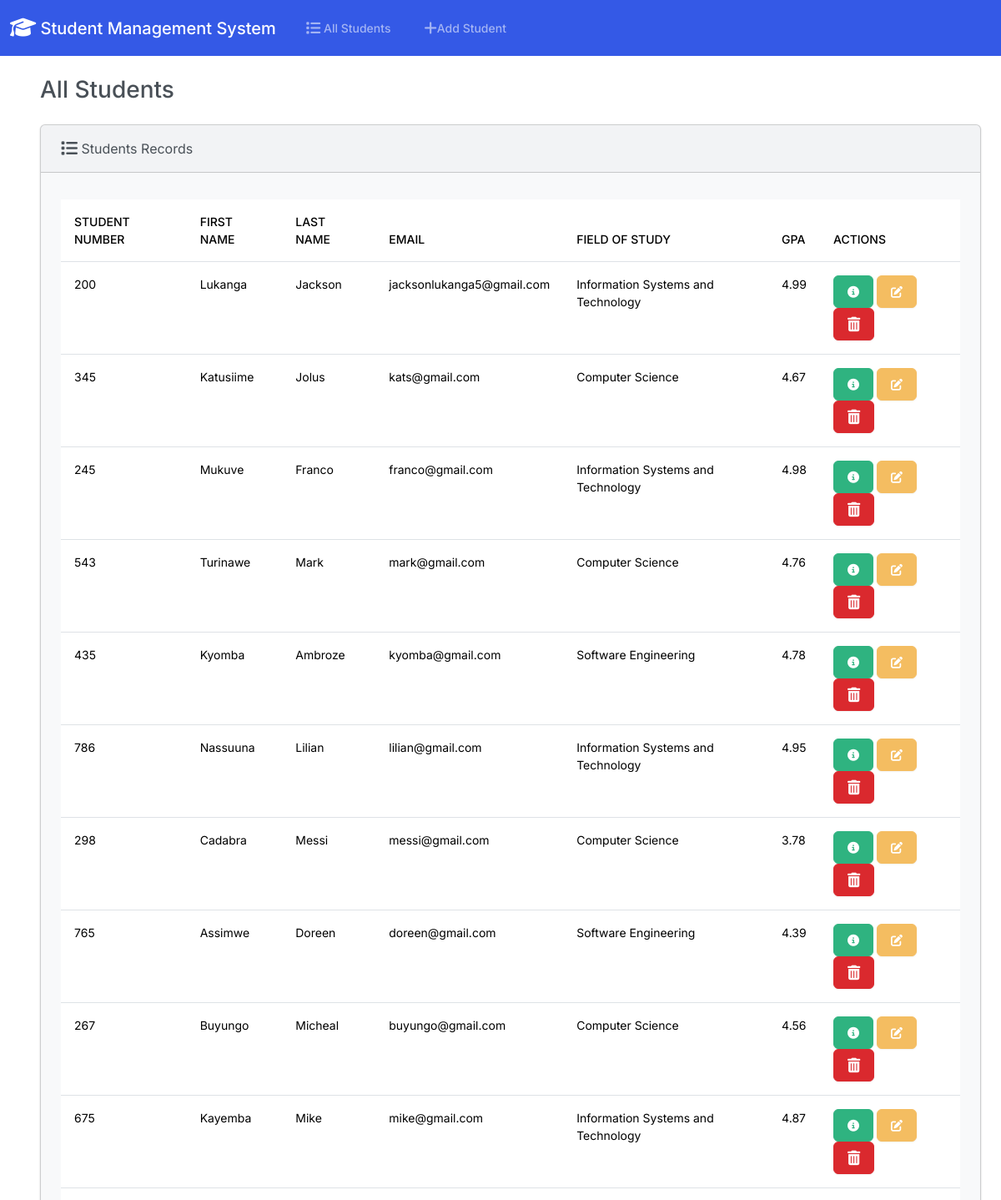
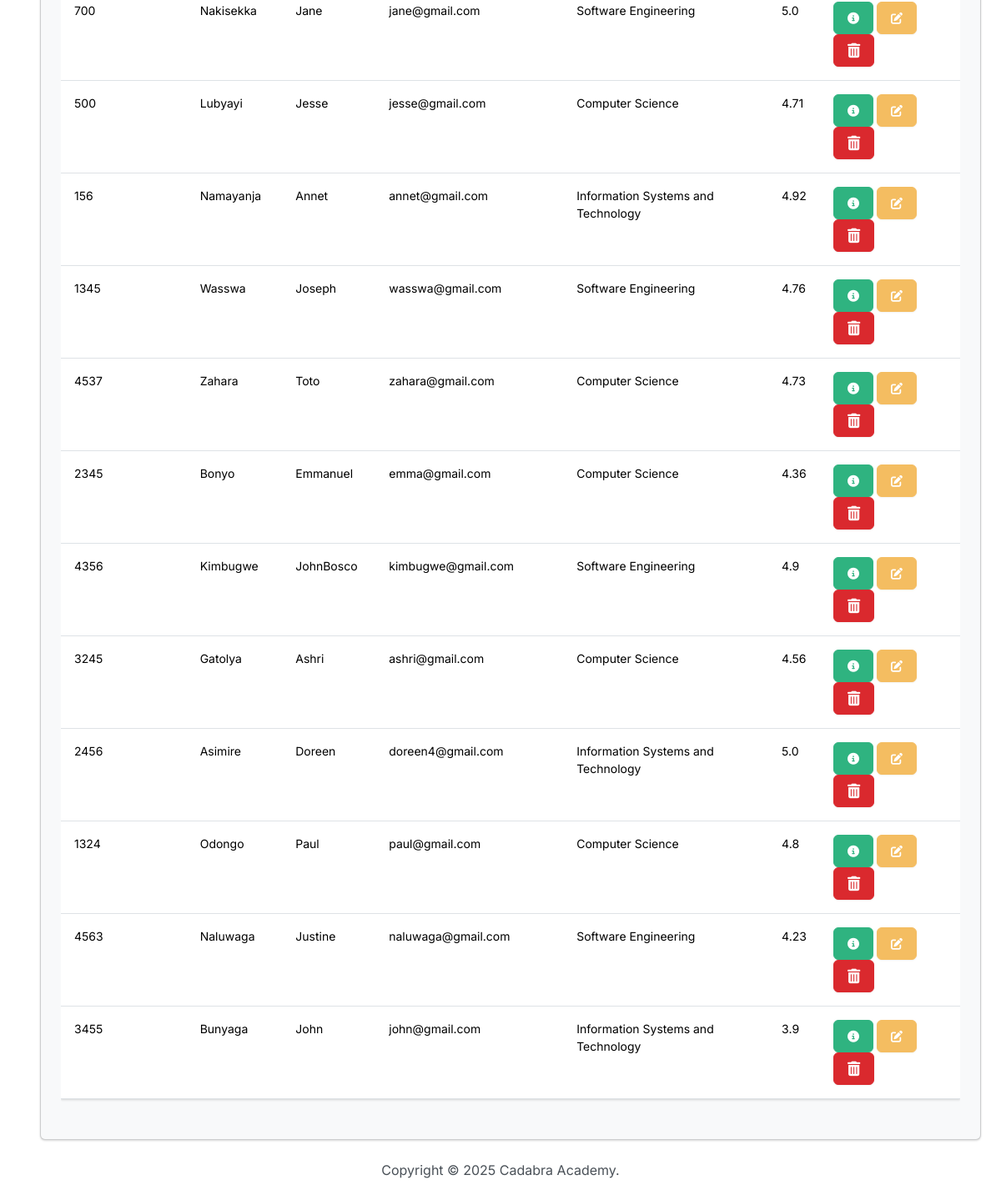
The page / on the database its author committed (2 pictures, top to bottom).
### students/models.py (models this page shows, shortened)
class Student(models.Model):
    student_number = models.PositiveIntegerField()
    first_name = models.CharField(max_length=50)
    last_name = models.CharField(max_length=50)
    email = models.EmailField(max_length=100)
    field_of_study = models.CharField(max_length=50)
    gpa = models.FloatField()

### students/views.py (the view)
# urls.py: path('', views.index, name='index'),
def index(request):
    return render(request, 'index.html', {'students': Student.objects.all()})

### students/templates/index.html (shortened to what this page needs)
{% extends "base.html" %}
{% block body %}
    <div class="container-fluid">
      <h3 class="m-4">All Students</h3>
      <div class="row">
        <div class="col-12">
          {% if students %}
          <div class="card bg-light ms-4 mc-4 mb-4">
            <div class="card-header">
              <i class="fa-solid fa-list fa-lg"></i> Students Records
            </div>
            <div class="card-body">
              <p class="card-text">
                <div class="table-responsive">
                  <table class="table table-hover">
                    <thead>
                      <tr>
                        <th scope="col">Student Number</th>
                        <th scope="col">First Name</th>
                        <th scope="col">Last Name</th>
                        <th scope="col">Email</th>
                        <th scope="col">Field of Study</th>
                        <th scope="col">GPA</th>
                        <th scope="col">Actions</th>
                      </tr>
                    </thead>
                    <tbody>
                     {% for student in students%}
                     <tr>
                      <td>{{ student.student_number }}</td>
                      <td>{{ student.first_name }}</td>
                      <td>{{ student.last_name }}</td>
                      <td>{{ student.email }}</td>
                      <td>{{ student.field_of_study }}</td>
                      <td>{{ student.gpa }}</td>
                      <td>
                        <button type="button" class="btn btn-success mc-1" href="{% url 'view_student' student.id %}" data-bs-toggle="modal" data-bs-target="#myModal{{ student.id }}">
                          <i class="fa-solid fa-circle-info"></i>
                        </button>
                        <a class="btn btn-warning mc-1" href="{% url 'edit' student.id %}">
                          <i class="fa-solid fa-pen-to-square"></i>
                        </a>
                        <button type="button" class="btn btn-danger" data-bs-toggle="modal" data-bs-target="#delete{{student.id}}">
                        </button>
                      </td>
                     </tr>
                     {% endfor %}
                    </tbody>
                  </table>
                </div>
              </p>
            </div>
          </div>
          {% else %}
            <h5 class="alert alert-primary ms-4 mc-4"> No Student Records</h5>
          {% endif %}
        </div>
      </div>
    </div>
{% endblock %}

### students/templates/base.html (shortened to what this page needs)
{% load static %}
<!doctype html>
<html lang="en">
  <head>
    <link rel="stylesheet" href="https://cdnjs.cloudflare.com/ajax/libs/font-awesome/6.5.2/css/all.min.css"/>
    <link href="{% static 'css/bootstrap.min.css' %}" rel="stylesheet">
  </head>
  <body class="d-flex flex-column min-vh-100">
    <nav class="navbar navbar-expand-lg navbar-dark bg-primary">
      <div class="container-fluid">
        <a class="navbar-brand" href="{% url 'index' %}"><i class="fa-solid fa-graduation-cap fa-lg"></i> Student Management System</a>
        <div class="collapse navbar-collapse" id="navbarColor01">
          <ul class="navbar-nav me-auto">
            <li class="nav-item">
              <a class="nav-link" href="{% url 'index' %}"> All Students</a>
            </li>
            <li class="nav-item">
              <a class="nav-link" href="{% url 'add' %}"> Add Student</a>
            </li>
          </ul>
        </div>
      </div>
    </nav>
    <div class="container-fluid">
       {% block body %}
       {% endblock %}
    </div>
    <footer class="mt-auto mb-4">
      <div class="text-center">
        <span>
          Copyright &copy; <script>document.write(new Date().getFullYear())</script> Cadabra Academy.
        </span>
      </div>
    </footer>
  </body>
</html>

### rows shown on the page
Student: student_number "200", first_name "Lukanga", last_name "Jackson", email "jacksonlukanga5@gmail.com", field_of_study "Information Systems and Technology", gpa "4.99"
Student: student_number "345", first_name "Katusiime", last_name "Jolus", email "kats@gmail.com", field_of_study "Computer Science", gpa "4.67"
Student: student_number "245", first_name "Mukuve", last_name "Franco", email "franco@gmail.com", field_of_study "Information Systems and Technology", gpa "4.98"
Student: student_number "543", first_name "Turinawe", last_name "Mark", email "mark@gmail.com", field_of_study "Computer Science", gpa "4.76"
Student: student_number "435", first_name "Kyomba", last_name "Ambroze", email "kyomba@gmail.com", field_of_study "Software Engineering", gpa "4.78"
Student: student_number "786", first_name "Nassuuna", last_name "Lilian", email "lilian@gmail.com", field_of_study "Information Systems and Technology", gpa "4.95"
Student: student_number "298", first_name "Cadabra", last_name "Messi", email "messi@gmail.com", field_of_study "Computer Science", gpa "3.78"
Student: student_number "765", first_name "Assimwe", last_name "Doreen", email "doreen@gmail.com", field_of_study "Software Engineering", gpa "4.39"
Student: student_number "267", first_name "Buyungo", last_name "Micheal", email "buyungo@gmail.com", field_of_study "Computer Science", gpa "4.56"
Student: student_number "675", first_name "Kayemba", last_name "Mike", email "mike@gmail.com", field_of_study "Information Systems and Technology", gpa "4.87"
Student: student_number "700", first_name "Nakisekka", last_name "Jane", email "jane@gmail.com", field_of_study "Software Engineering", gpa "5.0"
Student: student_number "500", first_name "Lubyayi", last_name "Jesse", email "jesse@gmail.com", field_of_study "Computer Science", gpa "4.71"
Student: student_number "156", first_name "Namayanja", last_name "Annet", email "annet@gmail.com", field_of_study "Information Systems and Technology", gpa "4.92"
Student: student_number "1345", first_name "Wasswa", last_name "Joseph", email "wasswa@gmail.com", field_of_study "Software Engineering", gpa "4.76"
Student: student_number "4537", first_name "Zahara", last_name "Toto", email "zahara@gmail.com", field_of_study "Computer Science", gpa "4.73"
Student: student_number "2345", first_name "Bonyo", last_name "Emmanuel", email "emma@gmail.com", field_of_study "Computer Science", gpa "4.36"
Student: student_number "4356", first_name "Kimbugwe", last_name "JohnBosco", email "kimbugwe@gmail.com", field_of_study "Software Engineering", gpa "4.9"
Student: student_number "3245", first_name "Gatolya", last_name "Ashri", email "ashri@gmail.com", field_of_study "Computer Science", gpa "4.56"
Student: student_number "2456", first_name "Asimire", last_name "Doreen", email "doreen4@gmail.com", field_of_study "Information Systems and Technology", gpa "5.0"
Student: student_number "1324", first_name "Odongo", last_name "Paul", email "paul@gmail.com", field_of_study "Computer Science", gpa "4.8"
Student: student_number "4563", first_name "Naluwaga", last_name "Justine", email "naluwaga@gmail.com", field_of_study "Software Engineering", gpa "4.23"
Student: student_number "3455", first_name "Bunyaga", last_name "John", email "john@gmail.com", field_of_study "Information Systems and Technology", gpa "3.9"
